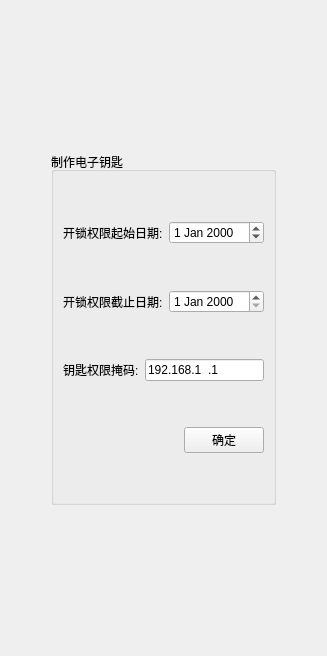
                 <widget class="QWidget" name="page_24">
                  <layout class="QVBoxLayout" name="verticalLayout_40">
                   <item>
                    <spacer name="verticalSpacer_29">
                     <property name="orientation">
                      <enum>Qt::Vertical</enum>
                     </property>
                     <property name="sizeHint" stdset="0">
                      <size>
                       <width>20</width>
                       <height>141</height>
                      </size>
                     </property>
                    </spacer>
                   </item>
                   <item>
                    <layout class="QHBoxLayout" name="horizontalLayout_42">
                     <item>
                      <spacer name="horizontalSpacer_11">
                       <property name="orientation">
                        <enum>Qt::Horizontal</enum>
                       </property>
                       <property name="sizeHint" stdset="0">
                        <size>
                         <width>40</width>
                         <height>20</height>
                        </size>
                       </property>
                      </spacer>
                     </item>
                     <item>
                      <widget class="QGroupBox" name="groupBox_7">
                       <property name="title">
                        <string>制作电子钥匙</string>
                       </property>
                       <layout class="QVBoxLayout" name="verticalLayout_39">
                        <item>
                         <spacer name="verticalSpacer_76">
                          <property name="orientation">
                           <enum>Qt::Vertical</enum>
                          </property>
                          <property name="sizeHint" stdset="0">
                           <size>
                            <width>20</width>
                            <height>40</height>
                           </size>
                          </property>
                         </spacer>
                        </item>
                        <item>
                         <layout class="QHBoxLayout" name="horizontalLayout_39">
                          <item>
                           <widget class="QLabel" name="label_19">
                            <property name="text">
                             <string>开锁权限起始日期:</string>
                            </property>
                           </widget>
                          </item>
                          <item>
                           <widget class="QDateEdit" name="dateEdit">
                            <property name="currentSection">
                             <enum>QDateTimeEdit::YearSection</enum>
                            </property>
                           </widget>
                          </item>
                         </layout>
                        </item>
                        <item>
                         <spacer name="verticalSpacer_77">
                          <property name="orientation">
                           <enum>Qt::Vertical</enum>
                          </property>
                          <property name="sizeHint" stdset="0">
                           <size>
                            <width>20</width>
                            <height>40</height>
                           </size>
                          </property>
                         </spacer>
                        </item>
                        <item>
                         <layout class="QHBoxLayout" name="horizontalLayout_40">
                          <item>
                           <widget class="QLabel" name="label_20">
                            <property name="text">
                             <string>开锁权限截止日期:</string>
                            </property>
                           </widget>
                          </item>
                          <item>
                           <widget class="QDateEdit" name="dateEdit_2">
                            <property name="calendarPopup">
                             <bool>false</bool>
                            </property>
                           </widget>
                          </item>
                         </layout>
                        </item>
                        <item>
                         <spacer name="verticalSpacer_78">
                          <property name="orientation">
                           <enum>Qt::Vertical</enum>
                          </property>
                          <property name="sizeHint" stdset="0">
                           <size>
                            <width>20</width>
                            <height>40</height>
                           </size>
                          </property>
                         </spacer>
                        </item>
                        <item>
                         <layout class="QHBoxLayout" name="horizontalLayout_41">
                          <item>
                           <widget class="QLabel" name="label_21">
                            <property name="text">
                             <string>钥匙权限掩码:</string>
                            </property>
                           </widget>
                          </item>
                          <item>
                           <widget class="QLineEdit" name="lineEdit_27">
                            <property name="inputMask">
                             <string>000.000.000.000</string>
                            </property>
                            <property name="text">
                             <string>192.168.1.1</string>
                            </property>
                           </widget>
                          </item>
                         </layout>
                        </item>
                        <item>
                         <spacer name="verticalSpacer_79">
                          <property name="orientation">
                           <enum>Qt::Vertical</enum>
                          </property>
                          <property name="sizeHint" stdset="0">
                           <size>
                            <width>20</width>
                            <height>40</height>
                           </size>
                          </property>
                         </spacer>
                        </item>
                        <item>
                         <layout class="QHBoxLayout" name="horizontalLayout_72">
                          <item>
                           <spacer name="horizontalSpacer_28">
                            <property name="orientation">
                             <enum>Qt::Horizontal</enum>
                            </property>
                            <property name="sizeHint" stdset="0">
                             <size>
                              <width>40</width>
                              <height>20</height>
                             </size>
                            </property>
                           </spacer>
                          </item>
                          <item>
                           <widget class="QPushButton" name="pushButton_61">
                            <property name="minimumSize">
                             <size>
                              <width>75</width>
                              <height>0</height>
                             </size>
                            </property>
                            <property name="text">
                             <string>确定</string>
                            </property>
                            <property name="icon">
                             <iconset>
                              <normaloff>:/image/confirm.ico</normaloff>:/image/confirm.ico</iconset>
                            </property>
                           </widget>
                          </item>
                         </layout>
                        </item>
                        <item>
                         <spacer name="verticalSpacer_80">
                          <property name="orientation">
                           <enum>Qt::Vertical</enum>
                          </property>
                          <property name="sizeHint" stdset="0">
                           <size>
                            <width>20</width>
                            <height>40</height>
                           </size>
                          </property>
                         </spacer>
                        </item>
                       </layout>
                      </widget>
                     </item>
                     <item>
                      <spacer name="horizontalSpacer_12">
                       <property name="orientation">
                        <enum>Qt::Horizontal</enum>
                       </property>
                       <property name="sizeHint" stdset="0">
                        <size>
                         <width>40</width>
                         <height>20</height>
                        </size>
                       </property>
                      </spacer>
                     </item>
                    </layout>
                   </item>
                   <item>
                    <spacer name="verticalSpacer_30">
                     <property name="orientation">
                      <enum>Qt::Vertical</enum>
                     </property>
                     <property name="sizeHint" stdset="0">
                      <size>
                       <width>20</width>
                       <height>140</height>
                      </size>
                     </property>
                    </spacer>
                   </item>
                  </layout>
                 </widget>
